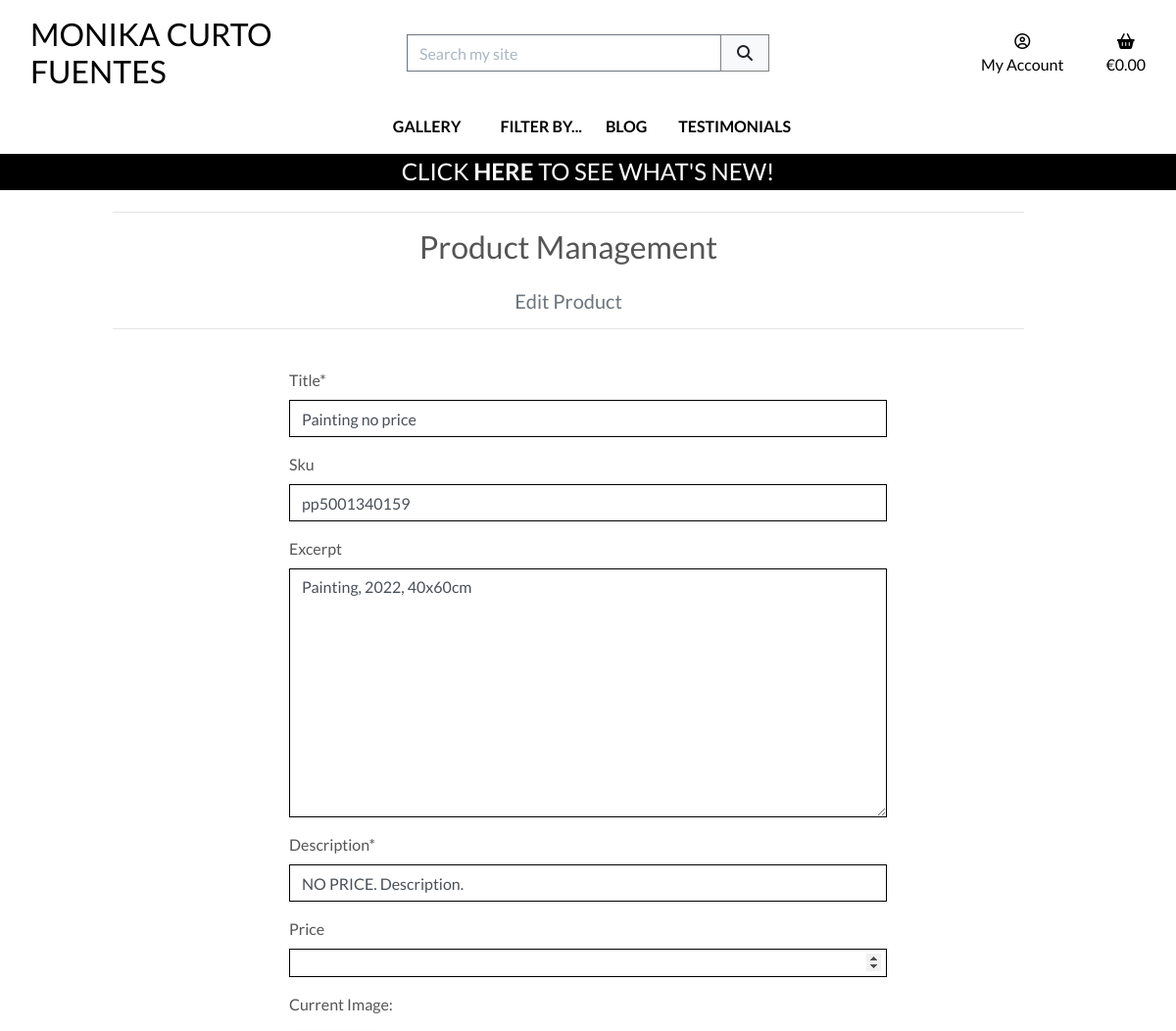
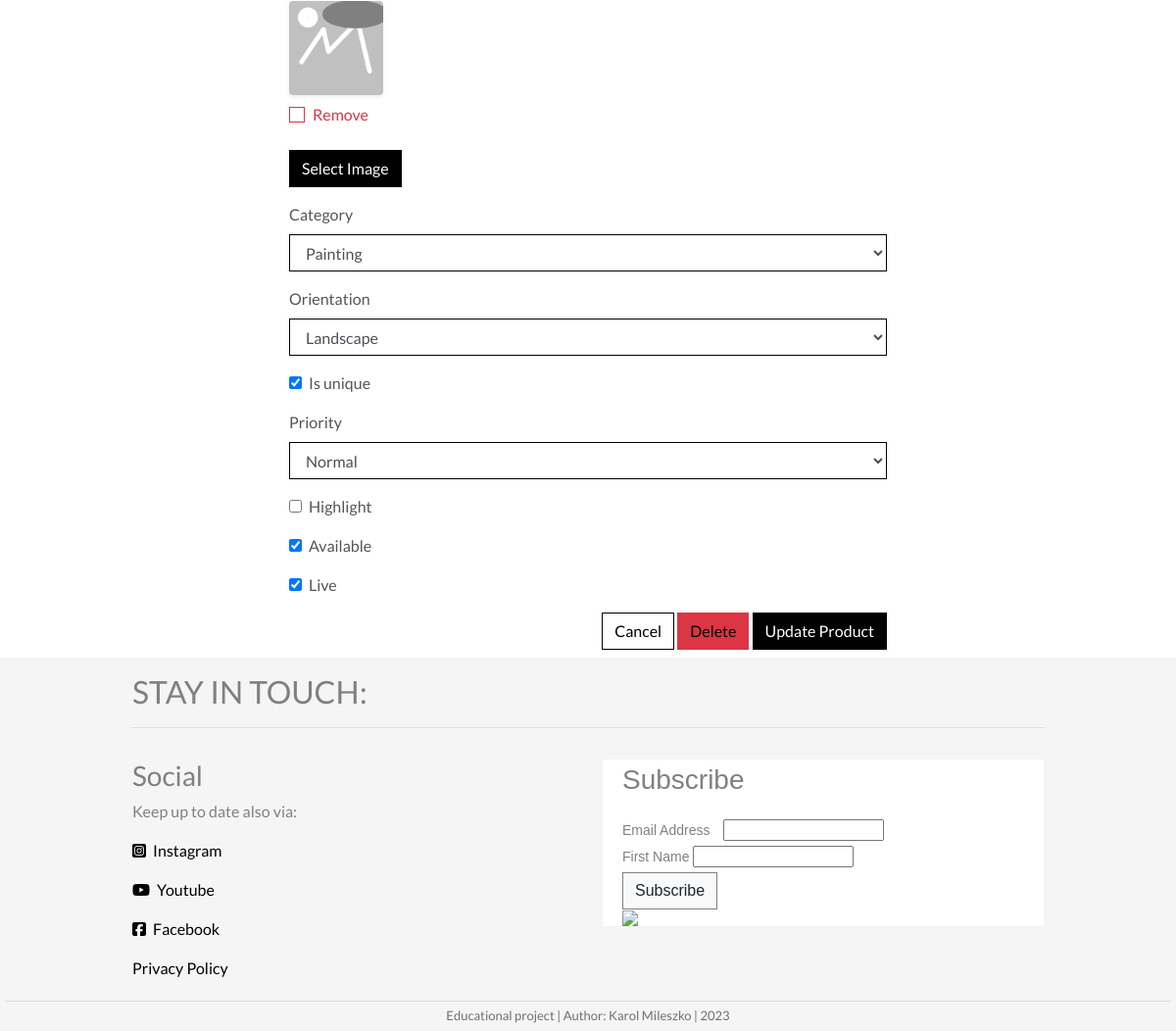
/products/edit/6/ (signed in), run on the app's committed database (2 pictures, top to bottom).
### products/models.py (models this page shows, shortened)
class Product(models.Model):
    title = models.CharField(
        max_length=254,
        unique=True)
    sku = models.CharField(
        max_length=254,
        null=True,
        blank=True)
    excerpt = models.TextField(
        blank=True)
    description = models.TextField()
    price = models.DecimalField(
        max_digits=6,
        decimal_places=2,
        null=True,
        blank=True)
    image = models.ImageField(
        null=True,
        blank=True)
    category = models.ForeignKey(
        'Category',
        null=True,
        blank=True,
        on_delete=models.SET_NULL)
    orientation = models.CharField(
        max_length=9,
        choices=ORIENTATION,
        null=True,
        blank=True)
    is_unique = models.BooleanField(
        default=True)
    priority = models.CharField(
        max_length=10,
        choices=PRIORITY_CHOICES,
        default="3 - Normal",
        null=True,
        blank=True)
    highlight = models.BooleanField(
        default=False)
    available = models.BooleanField(
        default=True)
    live = models.BooleanField(
        default=True)
    created_on = models.DateTimeField(
        auto_now_add=True,
        null=True,
        blank=True)
    updated_on = models.DateTimeField(
        auto_now=True,
        null=True,
        blank=True)
    class Meta:
        ordering = ['priority', 'created_on']

### products/views.py (the view)
@login_required
def edit_product(request, product_id):
    if not request.user.is_staff:
        messages.error(request, 'Sorry, only store owners can do that.')
        return redirect(reverse('home'))
    product = get_object_or_404(Product, pk=product_id)
    if request.method == 'POST':
        form = ProductForm(request.POST, request.FILES, instance=product)
        if form.is_valid():
            product = form.save()
            messages.success(
                request,
                'Successfully updated {{ product.title }}')
            return redirect(
                reverse(
                    'product_detail',
                    args=[product.id]))
        else:
            messages.error(
                request,
                'Failed to update product. Please ensure the form is valid.')
    else:
        form = ProductForm(instance=product)
        messages.info(request, f'You are editing {product.title}')
    template = 'products/product_edit.html'
    context = {
        'form': form,
        'product': product,
    }
    return render(request, template, context)

### products/forms.py
class ProductForm(forms.ModelForm):
    class Meta:
        model = Product
        fields = '__all__'
        widgets = {
            'description': SummernoteWidget()
        }
    image = forms.ImageField(
        label='Image',
        required=False,
        widget=CustomClearableFileInput)
    def __init__(self, *args, **kwargs):
        super().__init__(*args, **kwargs)
        categories = Category.objects.all()
        friendly_names = [(c.id, c.get_friendly_name()) for c in categories]
        self.fields['category'].choices = friendly_names
        for field_name, field in self.fields.items():
            field.widget.attrs['class'] = 'border-black rounded-0'

### bag/contexts.py (called while the page is built, shortened)
def bag_contents(request):
    bag_items = []
    total = 0
    product_count = 0
    bag = request.session.get('bag', {})
    if total < settings.FREE_DELIVERY_THRESHOLD and total > 0:
        min_charge = settings.DELIVERY_MIN_CHARGE
        delivery = max(
            total * Decimal(settings.STANDARD_DELIVERY_PERCENTAGE / 100),
            min_charge)
        free_delivery_delta = settings.FREE_DELIVERY_THRESHOLD - total
    else:
        delivery = 0
        free_delivery_delta = 0
    grand_total = delivery + total
    context = {
        'bag_items': bag_items,
        'total': total,
        'product_count': product_count,
        'delivery': delivery,
        'free_delivery_delta': free_delivery_delta,
        'free_delivery_threshold': settings.FREE_DELIVERY_THRESHOLD,
        'grand_total': grand_total,
    }
    return context

### products/models.py (called while the page is built)
    def get_friendly_name(self):
        return self.friendly_name

### products/templates/products/product_edit.html (shortened to what this page needs)
{% extends "base.html" %}
{% load static %}
{% block page_header %}
    {% include "includes/page_header.html" with title="Product Management" subtitle="Edit Product" %}
{% endblock %}
{% block content %}
    <div class="overlay"></div>
    <div class="container">
        <div class="row">
            <div class="col-12 col-md-8 offset-md-2">
                <form method="POST" action="{% url 'edit_product' product.id %}" class="form mb-2" enctype="multipart/form-data">
                    {% for field in form %}
                        {% if field.name != 'image' %}
                            {{ field | as_crispy_field }}
                        {% else %}
                            {{ field }}
                        {% endif %}
                    {% endfor %}
                    <div class="text-right">
                        <a class="btn btn-outline-black rounded-0" href="{% url 'products' %}">Cancel</a>
                        <a href="{% url 'delete_product' product.id %}" class="btn btn-danger  float-start rounded-0">Delete</a>
                        <button class="btn btn-black rounded-0" type="submit">Update Product</button>
                    </div>
                </form>
            </div>
        </div>
    </div>
{% endblock %}

### static/css/base.css (style rules this page uses)
html { height: 100%; }
body { background: url('/media/homepage_background.jpg') no-repeat center center fixed; background-size: cover; height: calc(100vh - 200px); color: #555; font-family: 'Lato'; }
a:link { color: black; text-decoration: none; }
.btn-black { background: black; color: white !important; }
.btn-outline-black { background: white; color: black !important; border: 1px solid black; }
.border-black { border: 1px solid black !important; }
.overlay { height: 100%; width: 100%; top: 0; left: 0; position: fixed; background: white; z-index: -1; }
.form-control[type=number] { color: #000; border: 1px solid #000; border-radius: 0; max-height: 1.8rem; padding-right: 0.3rem; }
@media (min-width: 1200px) { .container { max-width: 80%; } }

### data on the page
Product: title "Painting no price" "pp5001340159" "Painting, 2022, 40x60cm" "NO PRICE. Description." "Painting" "Landscape" "☑" "Normal" "☑" "☑"

### other printed values
{{ title }} "Product Management"
{{ subtitle }} "Edit Product"
{{ widget.initial_text }} "Current Image"
{{ widget.clear_checkbox_label }} "Remove"
